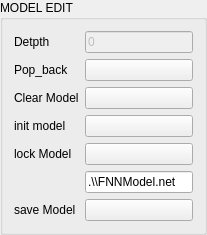
     <widget class="QGroupBox" name="groupBox_5">
      <property name="title">
       <string>MODEL EDIT</string>
      </property>
      <layout class="QGridLayout" name="gridLayout_6">
       <item row="4" column="0">
        <widget class="QLabel" name="label_27">
         <property name="text">
          <string>Pop_back</string>
         </property>
        </widget>
       </item>
       <item row="0" column="1">
        <widget class="QLineEdit" name="lineEdit_depth">
         <property name="enabled">
          <bool>false</bool>
         </property>
         <property name="sizePolicy">
          <sizepolicy hsizetype="Preferred" vsizetype="Fixed">
           <horstretch>0</horstretch>
           <verstretch>0</verstretch>
          </sizepolicy>
         </property>
         <property name="text">
          <string>0</string>
         </property>
        </widget>
       </item>
       <item row="7" column="1">
        <widget class="QPushButton" name="pushButton_lockModel">
         <property name="sizePolicy">
          <sizepolicy hsizetype="Preferred" vsizetype="Fixed">
           <horstretch>0</horstretch>
           <verstretch>0</verstretch>
          </sizepolicy>
         </property>
         <property name="text">
          <string/>
         </property>
        </widget>
       </item>
       <item row="7" column="0">
        <widget class="QLabel" name="label_16">
         <property name="text">
          <string>lock Model</string>
         </property>
        </widget>
       </item>
       <item row="5" column="1">
        <widget class="QPushButton" name="pushButton_ClearModel">
         <property name="sizePolicy">
          <sizepolicy hsizetype="Preferred" vsizetype="Fixed">
           <horstretch>0</horstretch>
           <verstretch>0</verstretch>
          </sizepolicy>
         </property>
         <property name="text">
          <string/>
         </property>
        </widget>
       </item>
       <item row="4" column="1">
        <widget class="QPushButton" name="pushButton_popBackLayer">
         <property name="sizePolicy">
          <sizepolicy hsizetype="Preferred" vsizetype="Fixed">
           <horstretch>0</horstretch>
           <verstretch>0</verstretch>
          </sizepolicy>
         </property>
         <property name="text">
          <string/>
         </property>
        </widget>
       </item>
       <item row="5" column="0">
        <widget class="QLabel" name="label_32">
         <property name="text">
          <string>Clear Model</string>
         </property>
        </widget>
       </item>
       <item row="6" column="1">
        <widget class="QPushButton" name="pushButton">
         <property name="sizePolicy">
          <sizepolicy hsizetype="Preferred" vsizetype="Fixed">
           <horstretch>0</horstretch>
           <verstretch>0</verstretch>
          </sizepolicy>
         </property>
         <property name="text">
          <string/>
         </property>
        </widget>
       </item>
       <item row="0" column="0">
        <widget class="QLabel" name="label_23">
         <property name="text">
          <string>Detpth</string>
         </property>
        </widget>
       </item>
       <item row="6" column="0">
        <widget class="QLabel" name="label_21">
         <property name="text">
          <string>init model</string>
         </property>
        </widget>
       </item>
       <item row="9" column="0">
        <widget class="QLabel" name="label_30">
         <property name="text">
          <string>save Model</string>
         </property>
        </widget>
       </item>
       <item row="9" column="1">
        <widget class="QPushButton" name="pushButton_saveModel">
         <property name="text">
          <string/>
         </property>
        </widget>
       </item>
       <item row="8" column="1">
        <widget class="QLineEdit" name="lineEdit_modelname">
         <property name="text">
          <string>.\\FNNModel.net</string>
         </property>
        </widget>
       </item>
      </layout>
     </widget>
